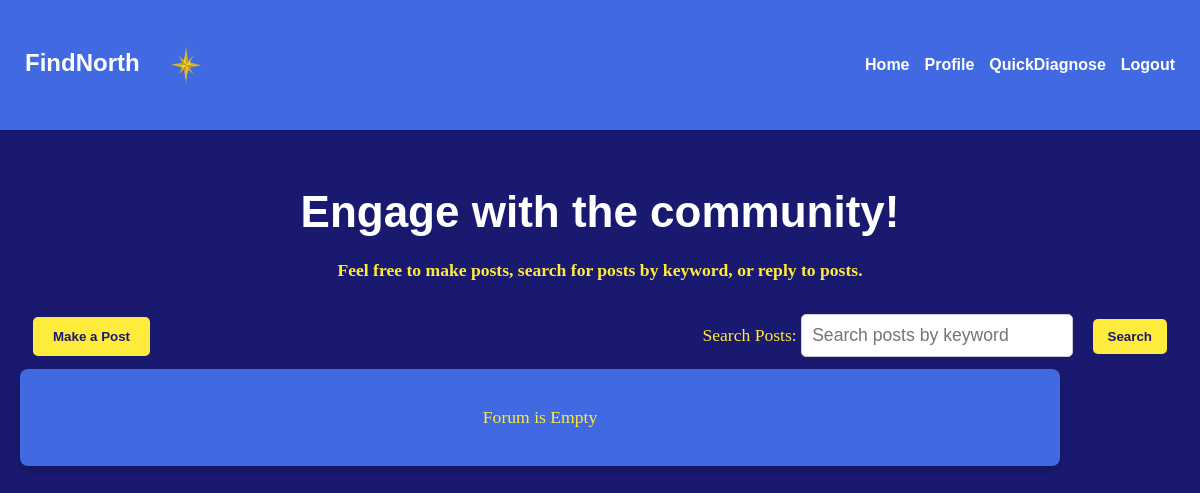
The app's page /forum, older data.
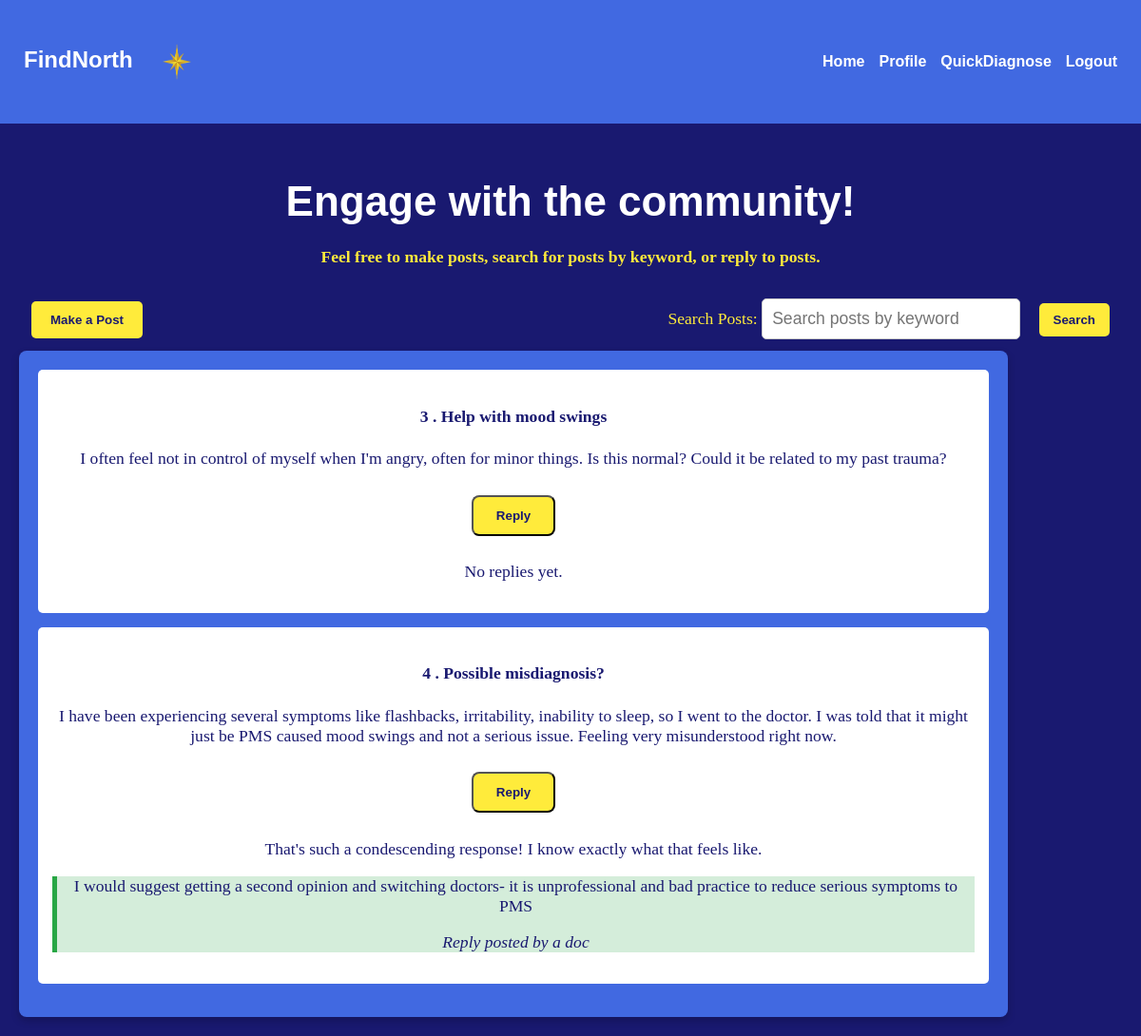
The same page, newer data.
### tables this page shows
CREATE TABLE forum_posts (
    id INTEGER PRIMARY KEY AUTOINCREMENT, 
    user_id INTEGER NOT NULL, 
    title VARCHAR(500),
    content VARCHAR(1000), created_at TIMESTAMP DEFAULT CURRENT_TIMESTAMP,
    FOREIGN KEY (user_id) REFERENCES users(id)
);

CREATE TABLE forum_replies (
    id INTEGER PRIMARY KEY AUTOINCREMENT,
    user_id INTEGER NOT NULL,
    og_post_id INTEGER NOT NULL,
    content VARCHAR(1000), created_at TIMESTAMP DEFAULT CURRENT_TIMESTAMP, 
    FOREIGN KEY (user_id) REFERENCES users(id)
    FOREIGN KEY (og_post_id) REFERENCES forum_posts(id)
);

CREATE TABLE users (
    id INTEGER PRIMARY KEY AUTOINCREMENT,
    email TEXT NOT NULL UNIQUE,
    first_name TEXT NOT NULL,
    last_name TEXT NOT NULL,
    passw TEXT NOT NULL,
    user_role VARCHAR(10),
    age INTEGER NOT NULL,
    sex CHAR NOT NULL
);

### app.py (the view)
@app.route("/forum")
def forum():
    db = get_db()
    cursor = db.cursor()
    cursor.execute("""
        SELECT forum_posts.*, users.user_role
        FROM forum_posts
        JOIN users ON forum_posts.user_id = users.id
    """)
    posts = cursor.fetchall()
    posts = [dict(post) for post in posts]
    for post in posts:
        cursor.execute("""
            SELECT forum_replies.*, users.user_role
            FROM forum_replies
            JOIN users ON forum_replies.user_id = users.id
            WHERE forum_replies.og_post_id = ?
        """, (post['id'],))
        replies = cursor.fetchall()
        post['replies'] = [dict(reply) for reply in replies]
    return render_template("forum.html", posts=posts)

### app.py (called while the page is built)
def get_db():
    db = getattr(g, '_database', None)
    if db is None:
        db = g._database = sqlite3.connect(
            app.config['DATABASE'],
            detect_types=sqlite3.PARSE_DECLTYPES
        )
        db.row_factory = sqlite3.Row
    return db

### templates/forum.html (shortened to what this page needs)
<!DOCTYPE html>
<html lang="en">
    <head>
        <link rel="stylesheet" href="{{ url_for('static', filename='css/styles.css') }}">
    </head>
    <body>
        <nav class="navbar">
            <h1>
                FindNorth
                <img src="{{ url_for('static', filename='images/nstar.png') }}" alt="FindNorth Logo" class="logo">
            </h1>
            <ul>
                <li><a href="/">Home</a></li>
                <li><a href="/profile">Profile</a></li>
                <li><a href="/questionnaire">QuickDiagnose</a></li>
                <li><a href="/logout">Logout</a></li>
            </ul>
        </nav>
        <main>
            <section class="forum-header">
                <h2>Engage with the community!</h2>
                <h4>Feel free to make posts, search for posts by keyword, or reply to posts.</h4>
                <div class="forum-controls">
                    <table class="forum-table">
                        <tr>
                            <td class="left-panel">
                                <button class="button" onclick="window.location.href='/make_post'">Make a Post</button>
                            </td>
                            <td class="right-panel">
                                <form action="/search" method="get">
                                    <label for="keyword">Search Posts:</label>
                                    <input type="text" name="keyword" id="keyword" placeholder="Search posts by keyword" class="search-bar">
                                    <button type="submit" class="button">Search</button>
                                </form>
                            </td>
                        </tr>
                    </table>
                </div>
            </section>
            <section class="posts-container">
                {% if posts %}
                    {% for post in posts %}
                    <div class="post {% if post.user_role == 'doc' %}doc-post{% endif %}">
                        <h4>{{ post.id }} . {{ post.title }}</h4>
                        <p>{{ post.content }}</p>
                        <form action="{{ url_for('reply_post', post_id=post.id) }}" method="get">
                            <button type="submit" class="button">Reply</button>
                        </form>
                        {% if post.replies %}
                            <div class="replies">
                                {% for reply in post.replies %}
                                    <div class="reply {% if reply.user_role == 'doc' %}doc-reply{% endif %}">
                                        <p>{{ reply.content }}</p>
                                        {% if reply.user_role == 'doc' %}
                                            <p><em>Reply posted by a {{ reply.user_role }}</em></p>
                                        {% endif %}
                                    </div>
                                {% endfor %}
                            </div>
                        {% else %}
                            <p>No replies yet.</p>
                        {% endif %}
                    </div>
                    {% endfor %}
                {% else %}
                    <p class="empty-forum">Forum is Empty</p>
                {% endif %}
            </section>
        </main>
    </body>
</html>

### static/css/styles.css (style rules this page uses)
body { background-color: #191970; color: #FFEB3B; font-family: 'Nunito', sans-serif; margin: 0; padding: 0; }
h1,h2 { font-family: 'Nunito', sans-serif; font-weight: 700; }
.logo { width: 80px; height: 80px; vertical-align: middle; margin-right: 10px; }
.navbar { background-color: #4169E1; color: #FFFFFF; padding: 25px; display: flex; justify-content: space-between; align-items: center; }
.navbar h1 { margin: 0; font-size: 1.5em; color: #FFFFFF; }
.navbar ul { list-style-type: none; margin: 0; padding: 0; display: flex; gap: 15px; }
.navbar li { display: inline; }
.navbar a { color: #FFFFFF; text-decoration: none; font-weight: bold; }
main { padding: 20px; text-align: center; font-size: 1.1em; font-family: 'Nunito'; }
.button { display: inline-block; padding: 12px 24px; margin: 10px; color: #191970; background-color: #FFEB3B; text-decoration: none; font-weight: bold; border-radius: 8px; transition: background-color 0.3s, color 0.3s; }
h2 { font-size: 2.5em; color: #FFFFFF; text-align: center; margin-bottom: 20px; }
.forum-table { width: 100%; table-layout: fixed; }
.left-panel { text-align: left; padding-right: 20px; }
.right-panel { text-align: right; }
.left-panel .button { padding: 12px 20px; background-color: #FFEB3B; color: #191970; border: none; border-radius: 5px; font-weight: bold; cursor: pointer; transition: background-color 0.3s; }
.search-bar { padding: 10px; flex-grow: 1; width: calc(100% - 110px); max-width: 250px; border: 1px solid #ccc; border-radius: 5px; color: #191970; font-size: 1em; margin-right: 5px; }
.right-panel .button { padding: 10px 15px; background-color: #FFEB3B; color: #191970; border: none; border-radius: 5px; font-weight: bold; cursor: pointer; transition: background-color 0.3s; }
.posts-container { width: 100%; max-width: 1000px; background-color: #4169E1; text-align: center; padding: 20px; border-radius: 8px; box-shadow: 0 4px 8px rgba(0, 0, 0, 0.2); }
.post { background-color: #FFFFFF; color: #191970; padding: 15px; border-radius: 5px; margin-bottom: 15px; }
.doc-reply { background-color: #d4edda; border-left: 5px solid #28a745; }

Row changes from the older to the newer data that the page shows:
added forum_posts: id "3", title "Help with mood swings", content "I often feel not in control of myself when I'm angry, often for minor things. Is this normal? Could it be related to my past trauma?", shows "No replies yet."
added forum_posts: id "4", title "Possible misdiagnosis?", content "I have been experiencing several symptoms like flashbacks, irritability, inability to sleep, so I went to the doctor. I was told that it might just be PMS caused mood swings and not a serious issue. Feeling very misunderstood right now."
added forum_replies: content "That's such a condescending response! I know exactly what that feels like."
added forum_replies: content "I would suggest getting a second opinion and switching doctors- it is unprofessional and bad practice to reduce serious symptoms to PMS", user_role "doc"
Text that changed along with them:
text no longer shown: "Forum is Empty"
